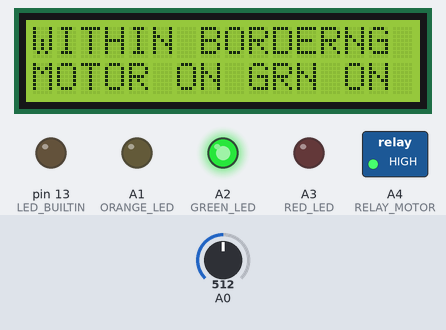
This sketch was run on a simulated Arduino Uno, built with avr-gcc and run on an emulated ATmega328P. On the bench: 16×2 character LCD, switched loads named in the sketch (green lamp = pin HIGH), output pins drawn as LEDs (lit = HIGH). The test bench sets the inputs (shaded band); at power-on: A0 = 512.

Above: at 1.2 s.
1.3 s: A0 set to 210
At 2.5 s:
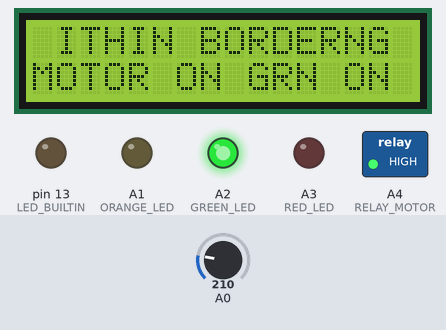
2.8 s: A0 set to 182
At 3.7 s:
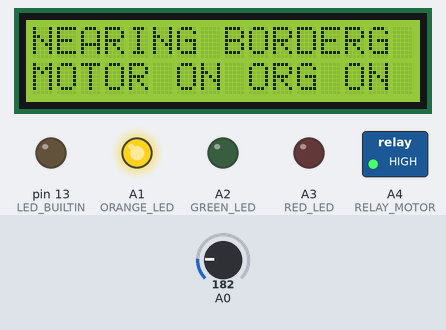
4.3 s: A0 set to 64
5.8 s: A0 set to 55
At 6.1 s:
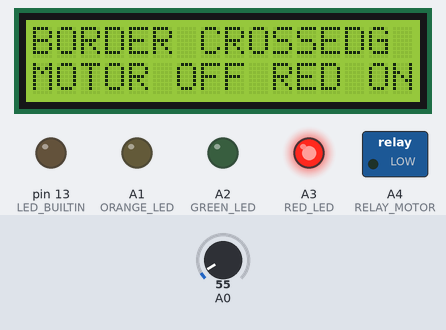
7.3 s: A0 set to 122
At 8.4 s:
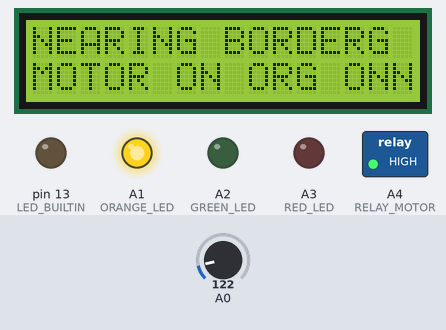
8.8 s: A0 set to 306
At 9.4 s:
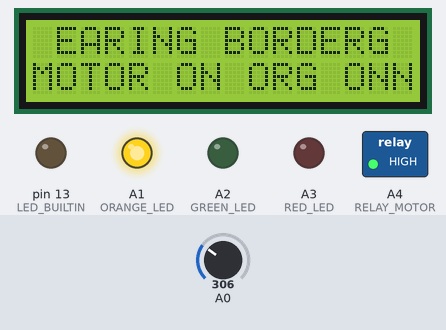
Timing chart, 0 to 11.3 s (numbered marks = the images above; inputs shaded):
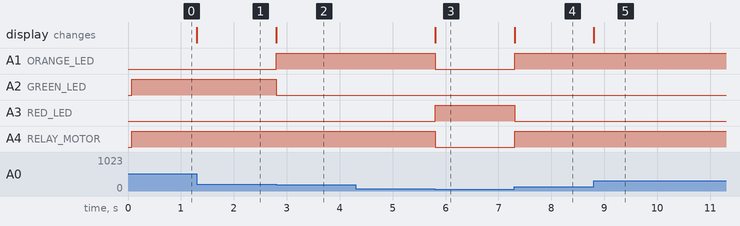

The sketch:

border_alert_system.ino
```cpp
#include <LiquidCrystal.h>

#define BORDER_CROSSED 60
#define NEARING_BORDER 200
#define DOWN_KEY 400
#define WITH_IN_BORDER 600

#define GREEN_LED A2
#define ORANGE_LED A1
#define RED_LED A3

#define RELAY_MOTOR A4


//LCD pin to Arduino
const int pin_RS = 8;
const int pin_EN = 9;
const int pin_d4 = 4;
const int pin_d5 = 5;
const int pin_d6 = 6;
const int pin_d7 = 7;
const int pin_BL = 10;
LiquidCrystal lcd( pin_RS, pin_EN, pin_d4, pin_d5, pin_d6, pin_d7);
void setup() {

  pinMode(LED_BUILTIN, OUTPUT);
  pinMode(GREEN_LED, OUTPUT);
  pinMode(ORANGE_LED, OUTPUT);
  pinMode(RED_LED, OUTPUT);

  pinMode(RELAY_MOTOR, OUTPUT);

 lcd.begin(16, 2);
 lcd.setCursor(0,0);
 lcd.print ("BORDER TRACKING");
 lcd.setCursor(0,1);
 lcd.print ("GIVE EVENT");

}
void loop() {
 int x;
 x = analogRead (0);
 lcd.setCursor(0,0);
 if (x < BORDER_CROSSED) {
    lcd.setCursor(0,0);
   lcd.print ("BORDER CROSSED");
    lcd.setCursor(0,1);
    lcd.print ("MOTOR OFF RED ON");

  digitalWrite(GREEN_LED, LOW); // turn the LED on (HIGH is the voltage level)
  digitalWrite(ORANGE_LED, LOW); // turn the LED on (HIGH is the voltage level)
  digitalWrite(RED_LED, HIGH); // turn the LED on (HIGH is the voltage level)

  digitalWrite(RELAY_MOTOR, LOW); // turn the LED on (HIGH is the voltage level)
 }
 else if (x < NEARING_BORDER) {
   lcd.print ("NEARING BORDER");
   lcd.setCursor(0,1);
    lcd.print ("MOTOR ON ORG ON");

  digitalWrite(GREEN_LED, LOW); // turn the LED on (HIGH is the voltage level)
  digitalWrite(ORANGE_LED, HIGH); // turn the LED on (HIGH is the voltage level)
  digitalWrite(RED_LED, LOW); // turn the LED on (HIGH is the voltage level)

  digitalWrite(RELAY_MOTOR, HIGH);
 }
 else if (x < DOWN_KEY ){
   lcd.print (" ");
 }
 else if (x < WITH_IN_BORDER){
   lcd.print ("WITHIN BORDER");
    lcd.setCursor(0,1);
    lcd.print ("MOTOR ON GRN ON ");

    digitalWrite(GREEN_LED, HIGH); // turn the LED on (HIGH is the voltage level)
  digitalWrite(ORANGE_LED, LOW); // turn the LED on (HIGH is the voltage level)
  digitalWrite(RED_LED, LOW); // turn the LED on (HIGH is the voltage level)

  digitalWrite(RELAY_MOTOR, HIGH);
 }
 else if (x < 800){
   lcd.print ("Select");
 }
}
```

Measured:
- the behaviour switches between 200 and 199 on A0 (found by bisection; images 1 and 2)
- the behaviour switches between 60 and 59 on A0 (found by bisection; images 2 and 3)
- after the input at 1.3 s, the display: changes at once (image 1)
- after the input at 2.8 s, A1 (ORANGE_LED): LOW → HIGH at once; A2 (GREEN_LED): HIGH → LOW at once; the display: changes at once (image 2)
- after the input at 4.3 s, every drawn part: stays the same
- after the input at 5.8 s, A1 (ORANGE_LED), A4 (RELAY_MOTOR): HIGH → LOW at once; A3 (RED_LED): LOW → HIGH at once; the display: changes at once (image 3)
- after the input at 7.3 s, A1 (ORANGE_LED), A4 (RELAY_MOTOR): LOW → HIGH at once; A3 (RED_LED): HIGH → LOW at once; the display: changes at once (image 4)
- after the input at 8.8 s, the display: changes at once (image 5)
